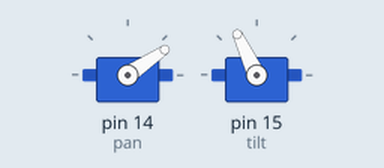
The program below on a simulated MicroPython board. Parts: 2 × servo. Servo angles are drawn from the pulse width (0.5 ms = 0°, 2.5 ms = 180°).

Above: at 1.05 s.
At 1.6 s:
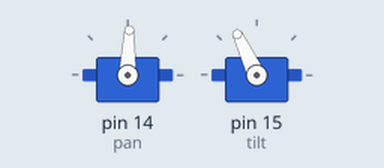
At 2.15 s:
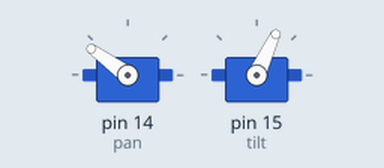
At 3.25 s:
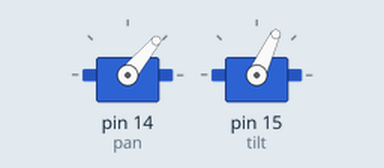
Timing chart, 0 to 6.7 s (numbered marks = the images above):
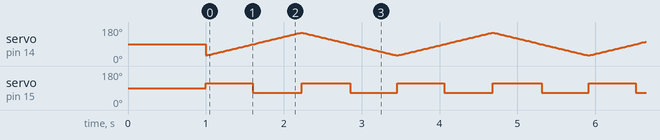

The program:

example.py
```python
# MicroPython example converting angles to PWM pulse widths using machine.PWM to drive pan and tilt servos and run a continuous lazy-eight patrol.
#
# Buy this module: https://shillehtek.com/products/pan-tilt-servo-bracket-kit-sg90-mg90s
# Full manual: https://shillehtek.com/blogs/shillehtek-product-manuals/pan-tilt-servo-bracket-kit-sg90-mg90s-manual
# More examples: https://github.com/shillehbean/shillehtek-examples
#

from machine import Pin, PWM
import time

pan = PWM(Pin(14));  pan.freq(50)
tilt = PWM(Pin(15)); tilt.freq(50)

def angle(pwm, deg):
    deg = max(0, min(180, deg))          # clamp
    us = 500 + deg * (2000 / 180)        # 500-2500 us
    pwm.duty_u16(int(us * 65535 / 20000))

angle(pan, 90); angle(tilt, 90)
time.sleep(1)

while True:
    # lazy-eight patrol
    for d in range(30, 151, 2):
        angle(pan, d)
        angle(tilt, 90 + (25 if d < 90 else -25))
        time.sleep(0.02)
    for d in range(150, 29, -2):
        angle(pan, d)
        angle(tilt, 90 + (-25 if d < 90 else 25))
        time.sleep(0.02)
```

Measured:
- by itself, servo on pin 15 (tilt): alternates 115° for 0.61 s and 65° for 0.62 s
